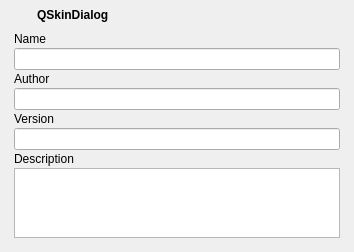
<?xml version="1.0" encoding="UTF-8"?>
<ui version="4.0">
 <class>DialogSkinPreview</class>
 <widget class="QDialog" name="DialogSkinPreview">
  <property name="geometry">
   <rect>
    <x>0</x>
    <y>0</y>
    <width>354</width>
    <height>242</height>
   </rect>
  </property>
  <property name="windowTitle">
   <string>Skin Preview</string>
  </property>
  <property name="windowIcon">
   <iconset>
    <normaloff>:/Resource/Quazaa48.png</normaloff>:/Resource/Quazaa48.png</iconset>
  </property>
  <layout class="QGridLayout" name="gridLayout">
   <property name="margin">
    <number>0</number>
   </property>
   <property name="spacing">
    <number>0</number>
   </property>
   <item row="0" column="0">
    <widget class="QFrame" name="windowFrameTopLeft">
     <property name="minimumSize">
      <size>
       <width>12</width>
       <height>12</height>
      </size>
     </property>
     <property name="maximumSize">
      <size>
       <width>12</width>
       <height>12</height>
      </size>
     </property>
     <property name="cursor">
      <cursorShape>SizeFDiagCursor</cursorShape>
     </property>
     <property name="styleSheet">
      <string notr="true">border-image: url(:/Resource/frameTopLeft.png);</string>
     </property>
     <property name="frameShape">
      <enum>QFrame::NoFrame</enum>
     </property>
     <property name="frameShadow">
      <enum>QFrame::Raised</enum>
     </property>
    </widget>
   </item>
   <item row="0" column="1" rowspan="2">
    <widget class="QFrame" name="windowFrameTop">
     <property name="sizePolicy">
      <sizepolicy hsizetype="Preferred" vsizetype="Preferred">
       <horstretch>0</horstretch>
       <verstretch>0</verstretch>
      </sizepolicy>
     </property>
     <property name="minimumSize">
      <size>
       <width>0</width>
       <height>30</height>
      </size>
     </property>
     <property name="maximumSize">
      <size>
       <width>16777215</width>
       <height>30</height>
      </size>
     </property>
     <property name="contextMenuPolicy">
      <enum>Qt::CustomContextMenu</enum>
     </property>
     <property name="styleSheet">
      <string notr="true">QFrame#windowFrameTop {
	border-left: 85;
	padding-left: -85;
	border-image: url(:/Resource/frameTop.png);
}</string>
     </property>
     <property name="frameShape">
      <enum>QFrame::NoFrame</enum>
     </property>
     <property name="frameShadow">
      <enum>QFrame::Raised</enum>
     </property>
     <layout class="QGridLayout" name="gridLayout_3">
      <property name="horizontalSpacing">
       <number>0</number>
      </property>
      <property name="margin">
       <number>0</number>
      </property>
      <item row="0" column="0">
       <layout class="QGridLayout" name="gridLayoutTitlebar">
        <property name="leftMargin">
         <number>0</number>
        </property>
        <property name="rightMargin">
         <number>0</number>
        </property>
        <property name="bottomMargin">
         <number>0</number>
        </property>
        <property name="spacing">
         <number>0</number>
        </property>
        <item row="0" column="1" rowspan="2">
         <widget class="QFrame" name="titlebarFrame">
          <property name="styleSheet">
           <string notr="true">QFrame {
	background-color: transparent;
}</string>
          </property>
          <property name="frameShape">
           <enum>QFrame::NoFrame</enum>
          </property>
          <property name="frameShadow">
           <enum>QFrame::Raised</enum>
          </property>
          <layout class="QHBoxLayout" name="horizontalLayout">
           <property name="spacing">
            <number>2</number>
           </property>
           <property name="margin">
            <number>0</number>
           </property>
           <item>
            <widget class="QToolButton" name="windowIcon">
             <property name="contextMenuPolicy">
              <enum>Qt::CustomContextMenu</enum>
             </property>
             <property name="styleSheet">
              <string notr="true">border: 0px solid transparent;</string>
             </property>
             <property name="text">
              <string/>
             </property>
             <property name="icon">
              <iconset>
               <normaloff>:/Resource/Quazaa48.png</normaloff>:/Resource/Quazaa48.png</iconset>
             </property>
             <property name="iconSize">
              <size>
               <width>20</width>
               <height>20</height>
              </size>
             </property>
            </widget>
           </item>
           <item>
            <widget class="QLabel" name="windowText">
             <property name="contextMenuPolicy">
              <enum>Qt::CustomContextMenu</enum>
             </property>
             <property name="styleSheet">
              <string notr="true">font-weight: bold;</string>
             </property>
             <property name="text">
              <string>QSkinDialog</string>
             </property>
            </widget>
           </item>
          </layout>
         </widget>
        </item>
        <item row="0" column="3" rowspan="2">
         <widget class="QFrame" name="titlebarButtonsFrame">
          <property name="styleSheet">
           <string notr="true">/*These move the buttons up so they aren't displayed in the center of the titlebar
   Remove these to center your buttons on the titlebar.*/
QFrame#titlebarButtonsFrame {
	padding-top: -1;
	padding-bottom: 10;
}</string>
          </property>
          <property name="frameShape">
           <enum>QFrame::NoFrame</enum>
          </property>
          <property name="frameShadow">
           <enum>QFrame::Raised</enum>
          </property>
          <layout class="QGridLayout" name="gridLayoutTitlebarButtons">
           <property name="margin">
            <number>0</number>
           </property>
           <property name="spacing">
            <number>0</number>
           </property>
           <item row="0" column="0">
            <widget class="QToolButton" name="minimizeButton">
             <property name="minimumSize">
              <size>
               <width>26</width>
               <height>18</height>
              </size>
             </property>
             <property name="maximumSize">
              <size>
               <width>26</width>
               <height>18</height>
              </size>
             </property>
             <property name="toolTip">
              <string>Minimize</string>
             </property>
             <property name="styleSheet">
              <string notr="true">QToolButton {
	border: 0px solid transparent;
	border-image: url(:/Resource/minButton.png);
}

QToolButton:hover {
	border-image: url(:/Resource/minButtonH.png);
}

QToolButton:disabled {
	border-image: url(:/Resource/minButtonD.png);
}</string>
             </property>
             <property name="text">
              <string/>
             </property>
            </widget>
           </item>
           <item row="0" column="1">
            <widget class="QToolButton" name="maximizeButton">
             <property name="minimumSize">
              <size>
               <width>26</width>
               <height>18</height>
              </size>
             </property>
             <property name="maximumSize">
              <size>
               <width>26</width>
               <height>18</height>
              </size>
             </property>
             <property name="toolTip">
              <string>Maximize</string>
             </property>
             <property name="styleSheet">
              <string notr="true">QToolButton {
	border: 0px solid transparent;
	border-image: url(:/Resource/maxButton.png);
}

QToolButton:hover {
	border-image: url(:/Resource/maxButtonH.png);
}

QToolButton:disabled {
	border-image: url(:/Resource/maxButtonD.png);
}

QToolButton:checked { /*The button will be checked when maximized is set*/
	
	border-image: url(:/Resource/restoreButton.png);
}

QToolButton:checked:hover {
	
	border-image: url(:/Resource/restoreButtonH.png);
}

QToolButton:checked:disabled {
	
	border-image: url(:/Resource/restoreButtonD.png);
}</string>
             </property>
             <property name="text">
              <string/>
             </property>
             <property name="checkable">
              <bool>true</bool>
             </property>
             <property name="checked">
              <bool>false</bool>
             </property>
            </widget>
           </item>
           <item row="0" column="2">
            <widget class="QToolButton" name="closeButton">
             <property name="enabled">
              <bool>true</bool>
             </property>
             <property name="minimumSize">
              <size>
               <width>44</width>
               <height>18</height>
              </size>
             </property>
             <property name="maximumSize">
              <size>
               <width>44</width>
               <height>18</height>
              </size>
             </property>
             <property name="toolTip">
              <string>Close</string>
             </property>
             <property name="styleSheet">
              <string notr="true">QToolButton {
	border: 0px solid transparent;
	border-image: url(:/Resource/quitButton.png);
}

QToolButton:hover {
	border-image: url(:/Resource/quitButtonH.png);
}

QToolButton:disabled {
	border-image: url(:/Resource/quitButtonD.png);
}</string>
             </property>
             <property name="text">
              <string/>
             </property>
             <property name="iconSize">
              <size>
               <width>16</width>
               <height>16</height>
              </size>
             </property>
            </widget>
           </item>
          </layout>
         </widget>
        </item>
        <item row="0" column="2" rowspan="2">
         <spacer name="horizontalSpacerTitlebar">
          <property name="orientation">
           <enum>Qt::Horizontal</enum>
          </property>
          <property name="sizeHint" stdset="0">
           <size>
            <width>40</width>
            <height>20</height>
           </size>
          </property>
         </spacer>
        </item>
       </layout>
      </item>
     </layout>
    </widget>
   </item>
   <item row="0" column="2">
    <widget class="QFrame" name="windowFrameTopRight">
     <property name="minimumSize">
      <size>
       <width>12</width>
       <height>12</height>
      </size>
     </property>
     <property name="maximumSize">
      <size>
       <width>12</width>
       <height>12</height>
      </size>
     </property>
     <property name="cursor">
      <cursorShape>SizeBDiagCursor</cursorShape>
     </property>
     <property name="styleSheet">
      <string notr="true">border-image: url(:/Resource/frameTopRight.png);</string>
     </property>
     <property name="frameShape">
      <enum>QFrame::NoFrame</enum>
     </property>
     <property name="frameShadow">
      <enum>QFrame::Raised</enum>
     </property>
    </widget>
   </item>
   <item row="1" column="0" rowspan="2">
    <widget class="QFrame" name="windowFrameLeft">
     <property name="sizePolicy">
      <sizepolicy hsizetype="Fixed" vsizetype="Preferred">
       <horstretch>0</horstretch>
       <verstretch>0</verstretch>
      </sizepolicy>
     </property>
     <property name="minimumSize">
      <size>
       <width>12</width>
       <height>0</height>
      </size>
     </property>
     <property name="maximumSize">
      <size>
       <width>12</width>
       <height>16777215</height>
      </size>
     </property>
     <property name="cursor">
      <cursorShape>SizeHorCursor</cursorShape>
     </property>
     <property name="styleSheet">
      <string notr="true">border-image: url(:/Resource/frameLeft.png);
border-left: 1px;
border-top: 10px;</string>
     </property>
     <property name="frameShape">
      <enum>QFrame::NoFrame</enum>
     </property>
     <property name="frameShadow">
      <enum>QFrame::Raised</enum>
     </property>
    </widget>
   </item>
   <item row="1" column="2" rowspan="2">
    <widget class="QFrame" name="windowFrameRight">
     <property name="sizePolicy">
      <sizepolicy hsizetype="Fixed" vsizetype="Preferred">
       <horstretch>0</horstretch>
       <verstretch>0</verstretch>
      </sizepolicy>
     </property>
     <property name="minimumSize">
      <size>
       <width>12</width>
       <height>0</height>
      </size>
     </property>
     <property name="maximumSize">
      <size>
       <width>12</width>
       <height>16777215</height>
      </size>
     </property>
     <property name="cursor">
      <cursorShape>SizeHorCursor</cursorShape>
     </property>
     <property name="styleSheet">
      <string notr="true">QFrame {
	border-image: url(:/Resource/frameRight.png);
	border-right: 1;
	border-top: 10;
}</string>
     </property>
     <property name="frameShape">
      <enum>QFrame::NoFrame</enum>
     </property>
     <property name="frameShadow">
      <enum>QFrame::Raised</enum>
     </property>
    </widget>
   </item>
   <item row="2" column="1">
    <widget class="QWidget" name="widgetContents" native="true">
     <property name="sizePolicy">
      <sizepolicy hsizetype="Expanding" vsizetype="Expanding">
       <horstretch>0</horstretch>
       <verstretch>0</verstretch>
      </sizepolicy>
     </property>
     <property name="autoFillBackground">
      <bool>true</bool>
     </property>
     <layout class="QVBoxLayout" name="layoutContents">
      <property name="spacing">
       <number>2</number>
      </property>
      <property name="margin">
       <number>2</number>
      </property>
      <item>
       <widget class="QLabel" name="label_4">
        <property name="text">
         <string>Name</string>
        </property>
       </widget>
      </item>
      <item>
       <widget class="QLineEdit" name="lineEditName">
        <property name="readOnly">
         <bool>true</bool>
        </property>
       </widget>
      </item>
      <item>
       <widget class="QLabel" name="label_3">
        <property name="text">
         <string>Author</string>
        </property>
       </widget>
      </item>
      <item>
       <widget class="QLineEdit" name="lineEditAuthor">
        <property name="readOnly">
         <bool>true</bool>
        </property>
       </widget>
      </item>
      <item>
       <widget class="QLabel" name="label_2">
        <property name="text">
         <string>Version</string>
        </property>
       </widget>
      </item>
      <item>
       <widget class="QLineEdit" name="lineEditVersion">
        <property name="readOnly">
         <bool>true</bool>
        </property>
       </widget>
      </item>
      <item>
       <widget class="QLabel" name="label">
        <property name="text">
         <string>Description</string>
        </property>
       </widget>
      </item>
      <item>
       <widget class="QPlainTextEdit" name="plainTextEditDescription">
        <property name="readOnly">
         <bool>true</bool>
        </property>
       </widget>
      </item>
     </layout>
    </widget>
   </item>
   <item row="3" column="0">
    <widget class="QFrame" name="windowFrameBottomLeft">
     <property name="minimumSize">
      <size>
       <width>12</width>
       <height>12</height>
      </size>
     </property>
     <property name="maximumSize">
      <size>
       <width>12</width>
       <height>12</height>
      </size>
     </property>
     <property name="cursor">
      <cursorShape>SizeBDiagCursor</cursorShape>
     </property>
     <property name="styleSheet">
      <string notr="true">border-image: url(:/Resource/frameBottomLeft.png);</string>
     </property>
     <property name="frameShape">
      <enum>QFrame::NoFrame</enum>
     </property>
     <property name="frameShadow">
      <enum>QFrame::Raised</enum>
     </property>
    </widget>
   </item>
   <item row="3" column="1">
    <widget class="QFrame" name="windowFrameBottom">
     <property name="sizePolicy">
      <sizepolicy hsizetype="Preferred" vsizetype="Fixed">
       <horstretch>0</horstretch>
       <verstretch>0</verstretch>
      </sizepolicy>
     </property>
     <property name="minimumSize">
      <size>
       <width>0</width>
       <height>12</height>
      </size>
     </property>
     <property name="maximumSize">
      <size>
       <width>16777215</width>
       <height>12</height>
      </size>
     </property>
     <property name="cursor">
      <cursorShape>SizeVerCursor</cursorShape>
     </property>
     <property name="styleSheet">
      <string notr="true">border-image: url(:/Resource/frameBottom.png);
border-bottom: 1;</string>
     </property>
     <property name="frameShape">
      <enum>QFrame::NoFrame</enum>
     </property>
     <property name="frameShadow">
      <enum>QFrame::Raised</enum>
     </property>
    </widget>
   </item>
   <item row="3" column="2">
    <widget class="QFrame" name="windowFrameBottomRight">
     <property name="minimumSize">
      <size>
       <width>12</width>
       <height>12</height>
      </size>
     </property>
     <property name="maximumSize">
      <size>
       <width>12</width>
       <height>12</height>
      </size>
     </property>
     <property name="cursor">
      <cursorShape>SizeFDiagCursor</cursorShape>
     </property>
     <property name="styleSheet">
      <string notr="true">border-image: url(:/Resource/frameBottomRight.png);</string>
     </property>
     <property name="frameShape">
      <enum>QFrame::NoFrame</enum>
     </property>
     <property name="frameShadow">
      <enum>QFrame::Raised</enum>
     </property>
    </widget>
   </item>
  </layout>
 </widget>
 <resources/>
 <connections/>
</ui>
